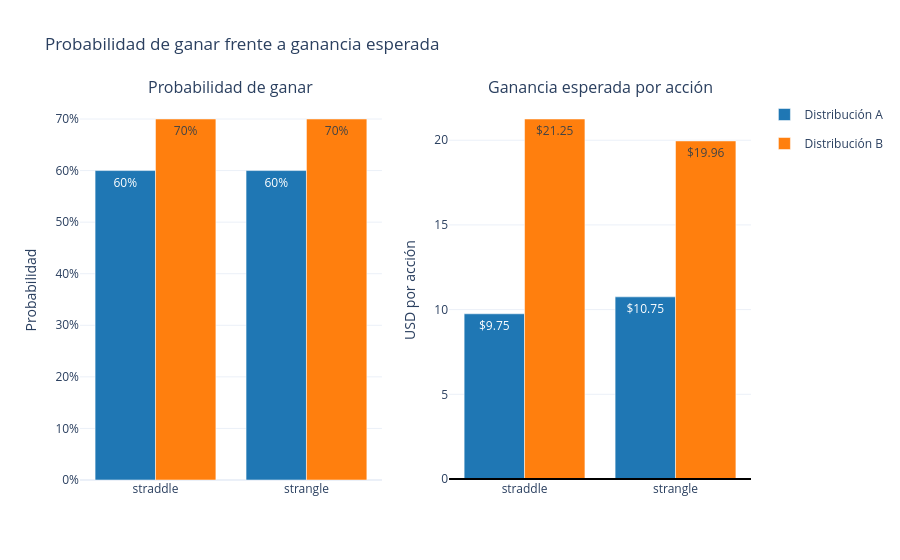

The code cell stored with this chart in its notebook:
### Markdown cell above
<b> Compara, lado a lado, la probabilidad de ganar y la ganancia esperada para cada estructura bajo las distribuciones A y B. </b>

### Code cell
from plotly.subplots import make_subplots
import plotly.graph_objects as go

fig = make_subplots(
    rows=1,
    cols=2,
    subplot_titles=(
        "Probabilidad de ganar",
        "Ganancia esperada por acción",
    ),
)

colores = {"A": "#1f77b4", "B": "#ff7f0e"}

for distribucion in ["A", "B"]:
    datos = resumen[resumen["distribución"] == distribucion]

    fig.add_trace(
        go.Bar(
            x=datos["estructura"],
            y=datos["probabilidad_de_ganar"],
            name=f"Distribución {distribucion}",
            marker_color=colores[distribucion],
            text=datos["probabilidad_de_ganar"].map(lambda x: f"{x:.0%}"),
            textposition="auto",
            legendgroup=distribucion,
        ),
        row=1,
        col=1,
    )

    fig.add_trace(
        go.Bar(
            x=datos["estructura"],
            y=datos["ganancia_esperada"],
            name=f"Distribución {distribucion}",
            marker_color=colores[distribucion],
            text=datos["ganancia_esperada"].map(lambda x: f"${x:.2f}"),
            textposition="auto",
            legendgroup=distribucion,
            showlegend=False,
        ),
        row=1,
        col=2,
    )

fig.add_hline(y=0, line_color="black", row=1, col=2)

fig.update_yaxes(tickformat=".0%", title="Probabilidad", row=1, col=1)
fig.update_yaxes(title="USD por acción", row=1, col=2)

fig.update_layout(
    title="Probabilidad de ganar frente a ganancia esperada",
    barmode="group",
    template="plotly_white",
)

fig.show()

### Figure 1 — Plotly figure (JSON) as saved in the notebook; plotly's stock layout.template omitted (floating-point values rounded to 4 significant figures)
{"data": [{"legendgroup": "A", "marker": {"color": "#1f77b4"}, "name": "Distribución A", "text": ["60%", "60%"], "textposition": "auto", "type": "bar", "x": ["straddle", "strangle"], "xaxis": "x", "y": [0.6, 0.6], "yaxis": "y"}, {"legendgroup": "A", "marker": {"color": "#1f77b4"}, "name": "Distribución A", "showlegend": false, "text": ["$9.75", "$10.75"], "textposition": "auto", "type": "bar", "x": ["straddle", "strangle"], "xaxis": "x2", "y": [9.752, 10.75], "yaxis": "y2"}, {"legendgroup": "B", "marker": {"color": "#ff7f0e"}, "name": "Distribución B", "text": ["70%", "70%"], "textposition": "auto", "type": "bar", "x": ["straddle", "strangle"], "xaxis": "x", "y": [0.7, 0.7], "yaxis": "y"}, {"legendgroup": "B", "marker": {"color": "#ff7f0e"}, "name": "Distribución B", "showlegend": false, "text": ["$21.25", "$19.96"], "textposition": "auto", "type": "bar", "x": ["straddle", "strangle"], "xaxis": "x2", "y": [21.25, 19.96], "yaxis": "y2"}], "layout": {"annotations": [{"font": {"size": 16}, "showarrow": false, "text": "Probabilidad de ganar", "x": 0.225, "xanchor": "center", "xref": "paper", "y": 1, "yanchor": "bottom", "yref": "paper"}, {"font": {"size": 16}, "showarrow": false, "text": "Ganancia esperada por acción", "x": 0.775, "xanchor": "center", "xref": "paper", "y": 1, "yanchor": "bottom", "yref": "paper"}], "barmode": "group", "shapes": [{"line": {"color": "black"}, "type": "line", "x0": 0, "x1": 1, "xref": "x2 domain", "y0": 0, "y1": 0, "yref": "y2"}], "title": {"text": "Probabilidad de ganar frente a ganancia esperada"}, "xaxis": {"anchor": "y", "domain": [0, 0.45]}, "xaxis2": {"anchor": "y2", "domain": [0.55, 1]}, "yaxis": {"anchor": "x", "domain": [0, 1], "tickformat": ".0%", "title": {"text": "Probabilidad"}}, "yaxis2": {"anchor": "x2", "domain": [0, 1], "title": {"text": "USD por acción"}}}}
